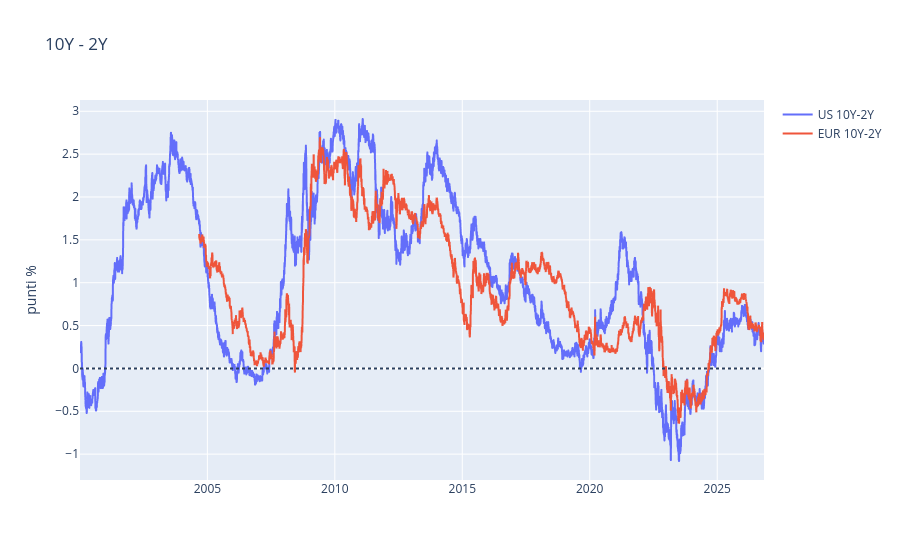

Notebook source saved alongside this figure:
### Markdown cell above
## Inclinazione della curva (10 anni - 2 anni)
Sotto zero = curva invertita: storicamente anticipa un rallentamento.

### Code cell
fig = px.line(df.loc[DAL:, ["US 10Y-2Y", "EUR 10Y-2Y"]].dropna(how="all").ffill(), title="10Y - 2Y",
              labels={"value": "punti %", "Data": "", "variable": ""})
fig.add_hline(y=0, line_dash="dot")
fig.show()

### Figure 1 — Plotly figure (JSON) as saved in the notebook; plotly's stock layout.template omitted (floating-point values rounded to 4 significant figures; data arrays with more than 128 entries replaced by an {"elided": "..."} marker saying what was removed)
{"data": [{"hovertemplate": "=%{x}<br>punti %=%{y}<extra></extra>", "legendgroup": "US 10Y-2Y", "line": {"color": "#636efa", "dash": "solid"}, "marker": {"symbol": "circle"}, "mode": "lines", "name": "US 10Y-2Y", "showlegend": true, "type": "scattergl", "x": {"elided": "6901 str values"}, "xaxis": "x", "y": {"elided": "6901 float values"}, "yaxis": "y"}, {"hovertemplate": "=%{x}<br>punti %=%{y}<extra></extra>", "legendgroup": "EUR 10Y-2Y", "line": {"color": "#EF553B", "dash": "solid"}, "marker": {"symbol": "circle"}, "mode": "lines", "name": "EUR 10Y-2Y", "showlegend": true, "type": "scattergl", "x": {"elided": "6901 str values"}, "xaxis": "x", "y": {"elided": "6901 float values"}, "yaxis": "y"}], "layout": {"legend": {"title": {"text": ""}, "tracegroupgap": 0}, "shapes": [{"line": {"dash": "dot"}, "type": "line", "x0": 0, "x1": 1, "xref": "x domain", "y0": 0, "y1": 0, "yref": "y"}], "title": {"text": "10Y - 2Y"}, "xaxis": {"anchor": "y", "domain": [0.0, 1.0], "title": {"text": ""}}, "yaxis": {"anchor": "x", "domain": [0.0, 1.0], "title": {"text": "punti %"}}}}
